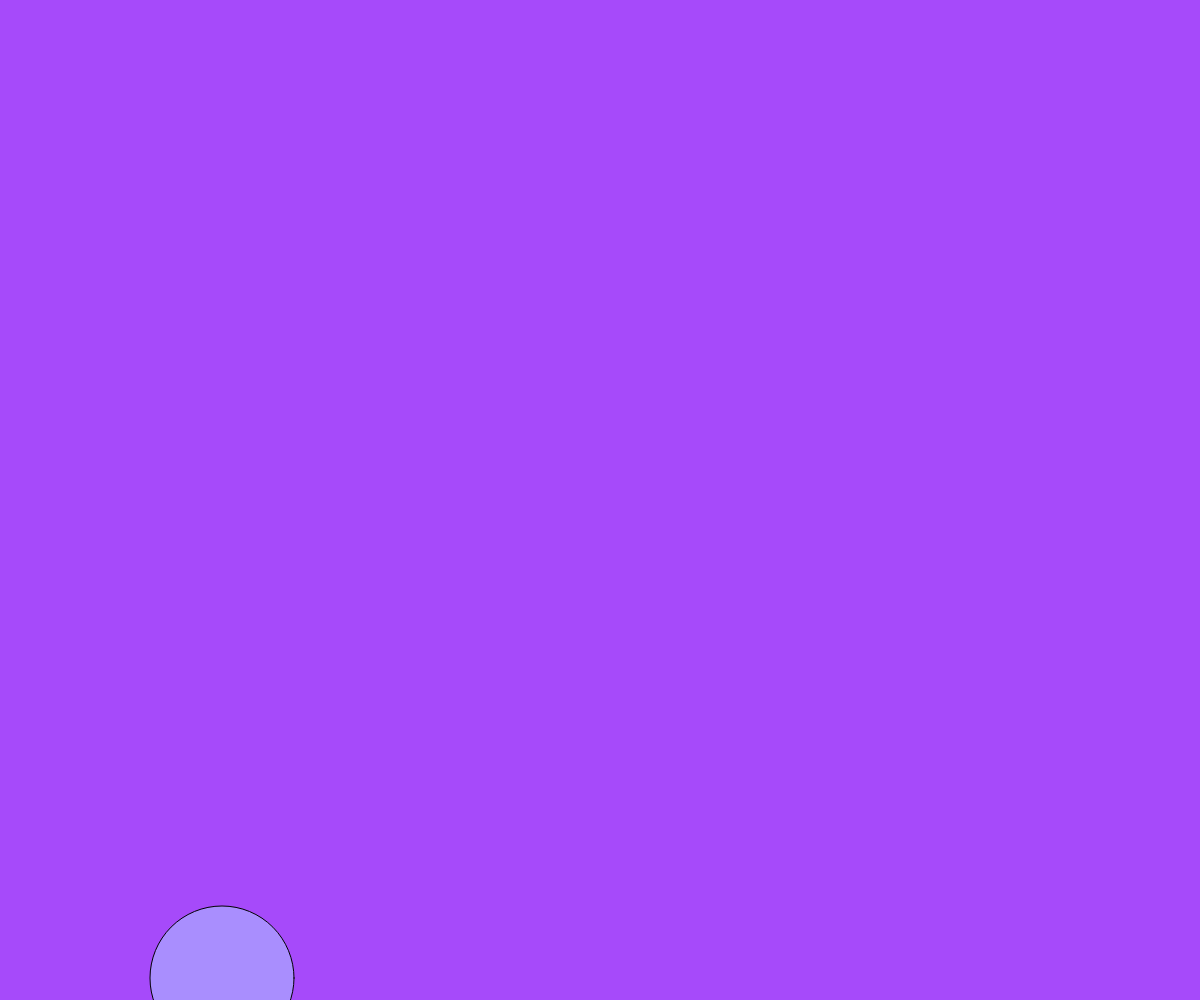
Frame 1 (no input)
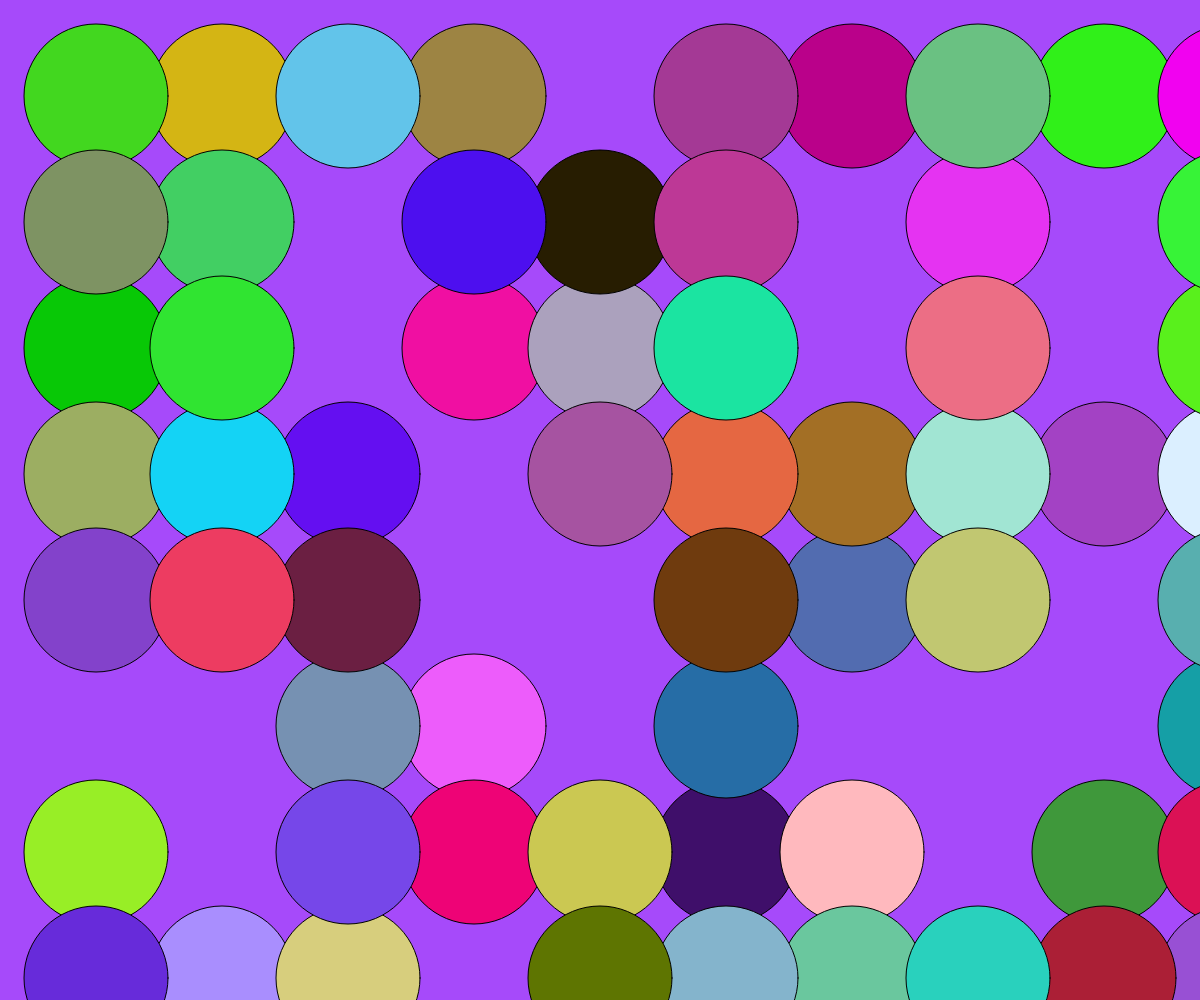
Frame 60 (no input)
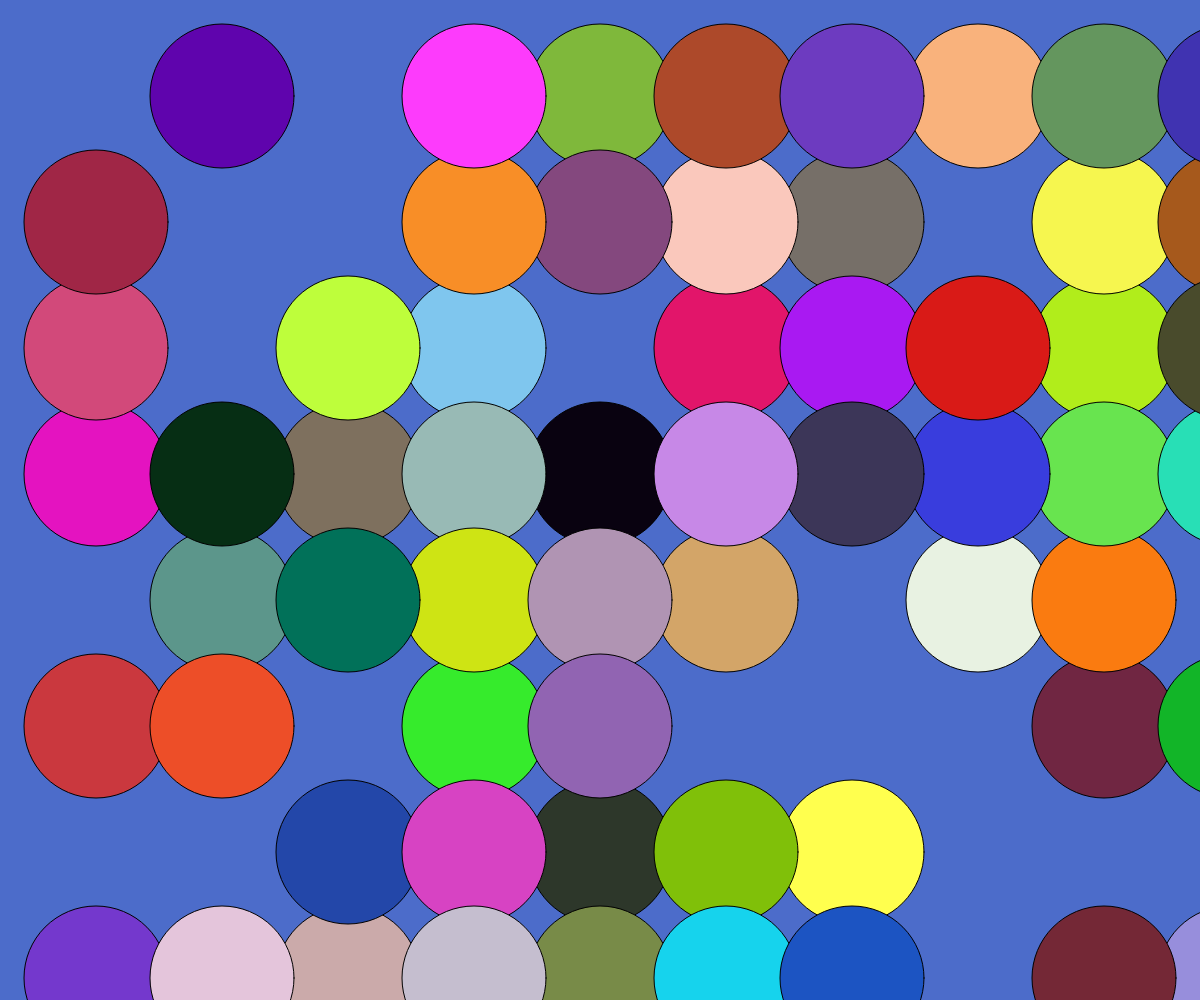
Frame 120 (the mouse pressed at the canvas centre since frame 60)

The p5.js sketch that drew these frames (run headless with seeded random() and noise() and a simulated clock; from frame 60 on, the mouse is pressed at the canvas centre):

// p5.js sketch
// ── sketch.js
// https://editor.p5js.org/jht9629-nyu/sketches/9GoF-em-1
// random innerCount overlap v27

let my = {};
function setup() {
  my.ninner = 4;
  my.nwidth = 8;
  my.pmargin = 0.02;
  my.pauseSeconds = 10;
  createCanvas(windowWidth, windowHeight);
  init_page();
  // frameRate(2);
  my.npause = getTargetFrameRate() * my.pauseSeconds;
  setup_fullScreenButton();
}
function draw() {
  if (my.ipause > 0) {
    my.ipause = my.ipause - 1;
    if (my.ipause <= 0) {
      init_page();
    }
    return;
  }
  if (my.i >= my.arr.length) {
    my.innerCount += 1;
    if (my.innerCount >= my.ninner) {
      my.ipause = my.npause;
      return;
    }
    my.i = 0;
  }
  let [x, y] = my.arr[my.i];
  x += my.margin + my.w / 2;
  y += my.margin + my.h / 2;
  draw_bullseye(x, y, my.w, my.h);
  my.i += 1;
}
function init_vars() {
  my.innerCount = 0;
  my.ipause = 0;
  let p = my.nwidth;
  if (p < 1) p = 1;
  my.margin = width * my.pmargin;
  my.mwidth = max(width - my.margin * 2, 2);
  my.mheight = max(height - my.margin * 2, 2);
  my.w = my.mwidth / p;
  // my.w = Math.floor(my.mwidth / p);
  my.h = my.w;
  my.i = 0;
  my.arr = [];
  let h = my.h - (my.h / my.ninner) * 0.5;
  let w = my.w - (my.w / my.ninner) * 0.5;
  for (let y = 0; y < my.mheight; y += h) {
    for (let x = 0; x < my.mwidth; x += w) {
      my.arr.push([x, y]);
    }
  }
  shuffle(my.arr, true);
}
function draw_bullseye(x, y, w, h) {
  let n = my.ninner;
  let i = my.innerCount;
  // for (let i = 0; i < n; i++) {
  fill(random(255), random(255), random(255));
  let s = (n - i) / n;
  ellipse(x, y, w * s, h * s);
  // }
}
function init_page() {
  init_vars();
  background(random(255), random(255), random(255));
}
function mousePressed() {
  init_page();
}
function windowResized() {
  resizeCanvas(windowWidth, windowHeight);
  init_page();
}

// --
function setup_fullScreenButton() {
  my.fullScreenButton = createButton("?=v27 Full");
  my.fullScreenButton.mousePressed(fullScreen_action);
  my.fullScreenButton.style("font-size:42px");
  my.plusButton = createButton("[+]");
  my.plusButton.mousePressed(plusButton_action);
  my.plusButton.style("font-size:42px");
  my.minusButton = createButton("[-]");
  my.minusButton.mousePressed(minusButton_action);
  my.minusButton.style("font-size:42px");
}
function plusButton_action() {
  my.nwidth += 1;
  init_page();
}
function minusButton_action() {
  my.nwidth -= 1;
  init_page();
}

function fullScreen_action() {
  my.fullScreenButton.remove();
  my.plusButton.remove();
  my.minusButton.remove();
  fullscreen(1);
  let delay = 3000;
  setTimeout(ui_present_window, delay);
}

function ui_present_window() {
  resizeCanvas(windowWidth, windowHeight);
  init_vars();
  // init_dim();
}

// Respond to window resizing event
function windowResized() {
  resizeCanvas(windowWidth, windowHeight);
}

// https://editor.p5js.org/jht9629-nyu/sketches/KpCniSa1w
// shapes random frameRate v15

// https://editor.p5js.org/jht9629-nyu/sketches/GzlO70dCj
// shapes random array v17

// https://editor.p5js.org/jht9629-nyu/sketches/pW2RT5UHy
// shapes random array circle v20

// https://editor.p5js.org/jht9629-nyu/sketches/Iru8nBTSf
// shapes random pause v21

// https://editor.p5js.org/jht9629-nyu/sketches/n0LYuXRmX
// shapes random pause v22

// https://editor.p5js.org/jht9629-nyu/sketches/_waqMsgSP
// shapes random pause v23

// https://editor.p5js.org/jht9629-nyu/sketches/npE4WZS_0
// shapes random ninner v24

// https://editor.p5js.org/jht9629-nyu/sketches/6vzZeu7LG
// shapes random innerCount v25

// https://editor.p5js.org/jht9629-nyu/sketches/L4ClpFHhJ
// random innerCount overlap v26
